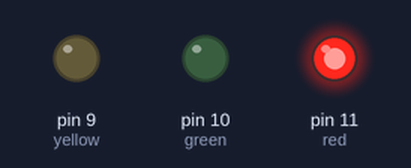
Bench run of a sketch on a simulated Arduino Uno, built with avr-gcc and run on an emulated ATmega328P. Parts: output pins drawn as LEDs (lit = HIGH).

Above: at 0.5 s.
At 1.5 s:
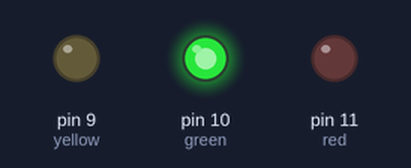
At 5.5 s:
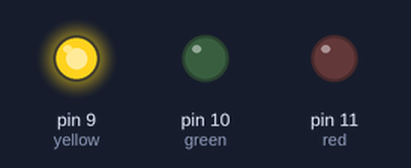
Timing chart, 0 to 6.9 s (numbered marks = the images above):
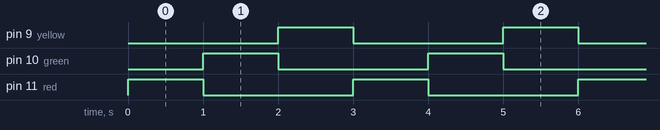

Measured:
- by itself, pin 9 (yellow), pin 10 (green), pin 11 (red): alternates HIGH for 1.0 s and LOW for 2.0 s
- by itself, everything shown: repeats every 3.0 s, in 4 steps

The sketch:

three_led_without_push_button.ino
```cpp
// C++ code
//

int red = 11;
int green = 10;
int yellow = 9;

int button = 2;

void setup()
{
  pinMode(red, OUTPUT);
  pinMode(green, OUTPUT);
  pinMode(yellow, OUTPUT);
}

void loop()
{

    digitalWrite(red, HIGH);
    delay(1000);
    digitalWrite(red, LOW);

    digitalWrite(green, HIGH);
    delay(1000);
    digitalWrite(green, LOW);

    digitalWrite(yellow, HIGH);
    delay(1000);
    digitalWrite(yellow, LOW);

}
```
